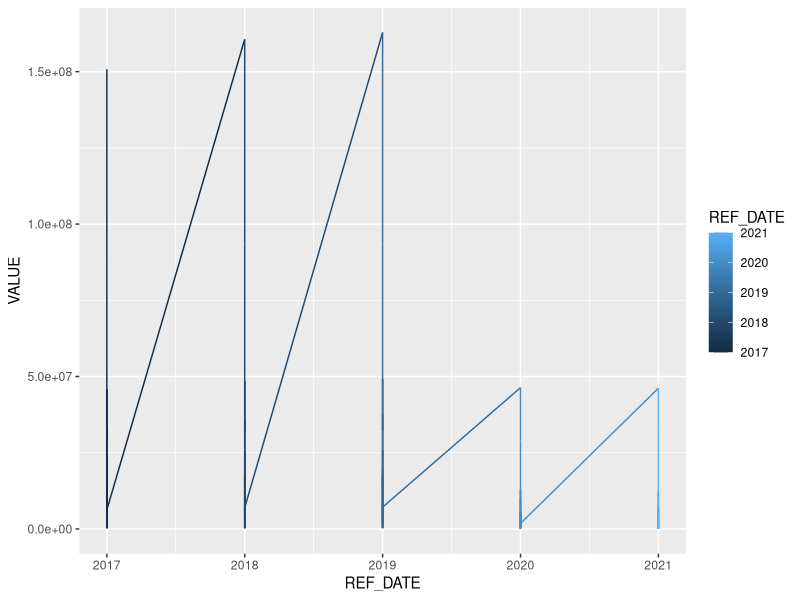

This figure's R source:
## ---- chunk 1
data <- read.csv('plane.csv')
data
## ---- chunk 2
library(ggplot2)

ggplot(data, aes(x = REF_DATE, y = VALUE, color = REF_DATE)) +
   geom_line() 

  



